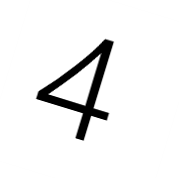
//> input picture MachineLearning/project/code_double_trainingset/训练用/41.png, 179 x 178 px, given in place of the camera
$ ./特定颜色提取   (built with g++ and OpenCV 4)
//> lines starting //> are read from the running program, lines starting //| are printed output that depends on the picture; after the words box and inside, x2 and y2 are one past the last pixel; in counts of white or black regions, pixels touching at a corner belong together
#include"opencv2/highgui/highgui.hpp"
#include"opencv2/core/core.hpp"
#include"opencv2/imgproc/imgproc.hpp"
#include<iostream>
#include<vector>
using namespace cv;
using namespace std;

int main() {
	VideoCapture cap(1);
	int lowc = 50;
	int highc = 150;
	int lowh = 55;
	int lows = 55;
	int highh = 155;
	namedWindow("control");
	createTrackbar("lowc", "control", &lowc, 255);
	createTrackbar("highc", "control", &highc, 255);

	createTrackbar("lowh", "control", &lowh, 180);
	createTrackbar("highh", "control", &highh, 180);
	createTrackbar("lows", "control", &lows, 256);
	while (1) {
		Mat img;
		cap.read(img);
//> img is the input picture: 178 rows x 179 cols, CV_8UC3; min 0, max 255, mean 239.2
		Mat can1;
		Canny(img, can1, 100, 150);
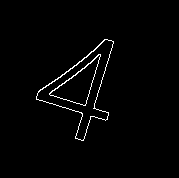
//> can1: 178 rows x 179 cols, CV_8UC1; 1.6% white in thin lines or dots, all inside (x1, y1, x2, y2) = (36, 39, 114, 141)
		imshow("canny1", can1);
		Mat hsv;
		cvtColor(img, hsv, CV_RGB2HSV);
//> hsv: 178 rows x 179 cols, CV_8UC3; mean H, S, V 0, 0, 239.2
		vector<Mat> hsvs;
		split(hsv, hsvs);
//> hsvs[0]: 178 rows x 179 cols, CV_8UC1; every value is 0
		for (int i = 1; i < img.rows; i++)
			for (int j = 1; j < img.cols; j++) {
				if (hsvs[0].at<uchar>(i, j) < lowh || hsvs[0].at<uchar>(i, j) > highh  || hsvs[1].at<uchar>(i,j)<lows) {
					img.at<Vec3b>(i, j)[0] = 255;
					img.at<Vec3b>(i, j)[1] = 255;
					img.at<Vec3b>(i, j)[2] = 255;
				}
			}
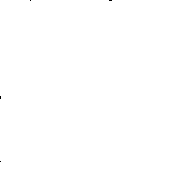
//> img: 178 rows x 179 cols, CV_8UC3; values 254 (black) and 255 (white), 100% white; black in thin lines or dots, all inside (x1, y1, x2, y2) = (0, 0, 112, 162)
		Mat bin;
		Mat can;
		cvtColor(img, bin, CV_RGB2GRAY);
		Canny(bin, can, lowc, highc);

		imshow("result", img);
		imshow("canny", can);
		imshow("hsv", hsv);
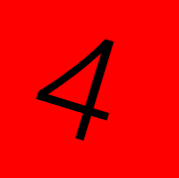
//> window 'hsv': 178 rows x 179 cols, CV_8UC3; mean B, G, R 0, 0, 239.2
		waitKey(10);
	}
	system("pause");
}

$ run again, on MachineLearning/project/code_double_trainingset/训练用/72.png
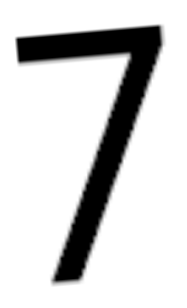
//> input picture MachineLearning/project/code_double_trainingset/训练用/72.png, 187 x 308 px, given in place of the camera
//> img is the input picture: 308 rows x 187 cols, CV_8UC3; min 0, max 255, mean 210.6
//> `Canny(img, can1, 100, 150);`:
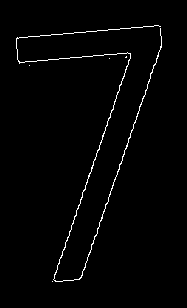
//> can1: 308 rows x 187 cols, CV_8UC1; 1.5% white in thin lines or dots, all inside (x1, y1, x2, y2) = (16, 25, 162, 282)
//> hsv: 308 rows x 187 cols, CV_8UC3; mean H, S, V 0, 0, 210.6
//> bin: 308 rows x 187 cols, CV_8UC1; every value is 255
//> `imshow("hsv", hsv);`:
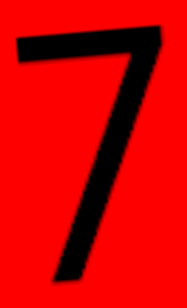
//> window 'hsv': 308 rows x 187 cols, CV_8UC3; mean B, G, R 0, 0, 210.6

$ run again, on MachineLearning/project/code_double_trainingset/训练用/73.png
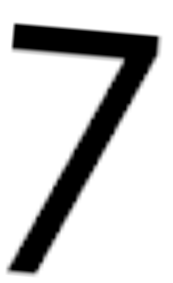
//> input picture MachineLearning/project/code_double_trainingset/训练用/73.png, 173 x 283 px, given in place of the camera
//> img is the input picture: 283 rows x 173 cols, CV_8UC3; min 0, max 255, mean 202.8
//> `Canny(img, can1, 100, 150);`:
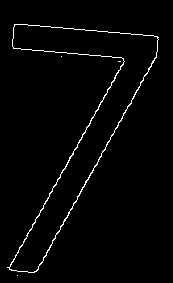
//> can1: 283 rows x 173 cols, CV_8UC1; 2% white in thin lines or dots, all inside (x1, y1, x2, y2) = (7, 24, 159, 276)
//> hsv: 283 rows x 173 cols, CV_8UC3; mean H, S, V 0, 0, 202.8
//> bin: 283 rows x 173 cols, CV_8UC1; every value is 255
//> `imshow("hsv", hsv);`:
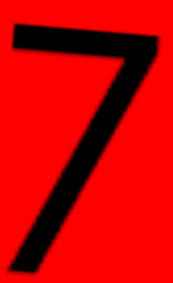
//> window 'hsv': 283 rows x 173 cols, CV_8UC3; mean B, G, R 0, 0, 202.8
